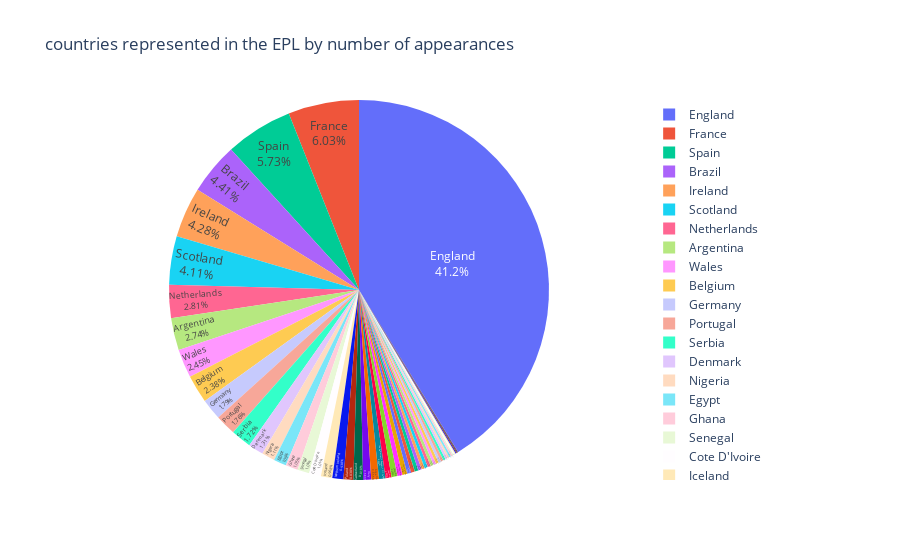

Notebook code for this chart:
### Markdown cell above
# Visulization general

### Code cell
fig = px.pie(data, values = 'Appearances', names ='Nationality', 
             title="countries represented in the EPL by number of appearances")
fig.update_traces(textposition='inside', textinfo='percent+label')
# fig.update_layout(title_text = 'countries represented in the EPL by number of appearances, title_x=0.5, font=dict(color='black',
#, size=20, family='Courier New, monospace')')
iplot(fig)

### Figure 1 — Plotly figure (JSON) as saved in the notebook; plotly's stock layout.template omitted (floating-point values rounded to 4 significant figures; data arrays with more than 128 entries replaced by an {"elided": "..."} marker saying what was removed)
{"data": [{"domain": {"x": [0, 1], "y": [0, 1]}, "hovertemplate": "Nationality=%{label}<br>Appearances=%{value}<extra></extra>", "labels": {"elided": "562 str values"}, "legendgroup": "", "name": "", "showlegend": true, "textinfo": "percent+label", "textposition": "inside", "type": "pie", "values": {"elided": "562 int values"}}], "layout": {"legend": {"tracegroupgap": 0}, "title": {"text": "countries represented in the EPL by number of appearances"}}}
